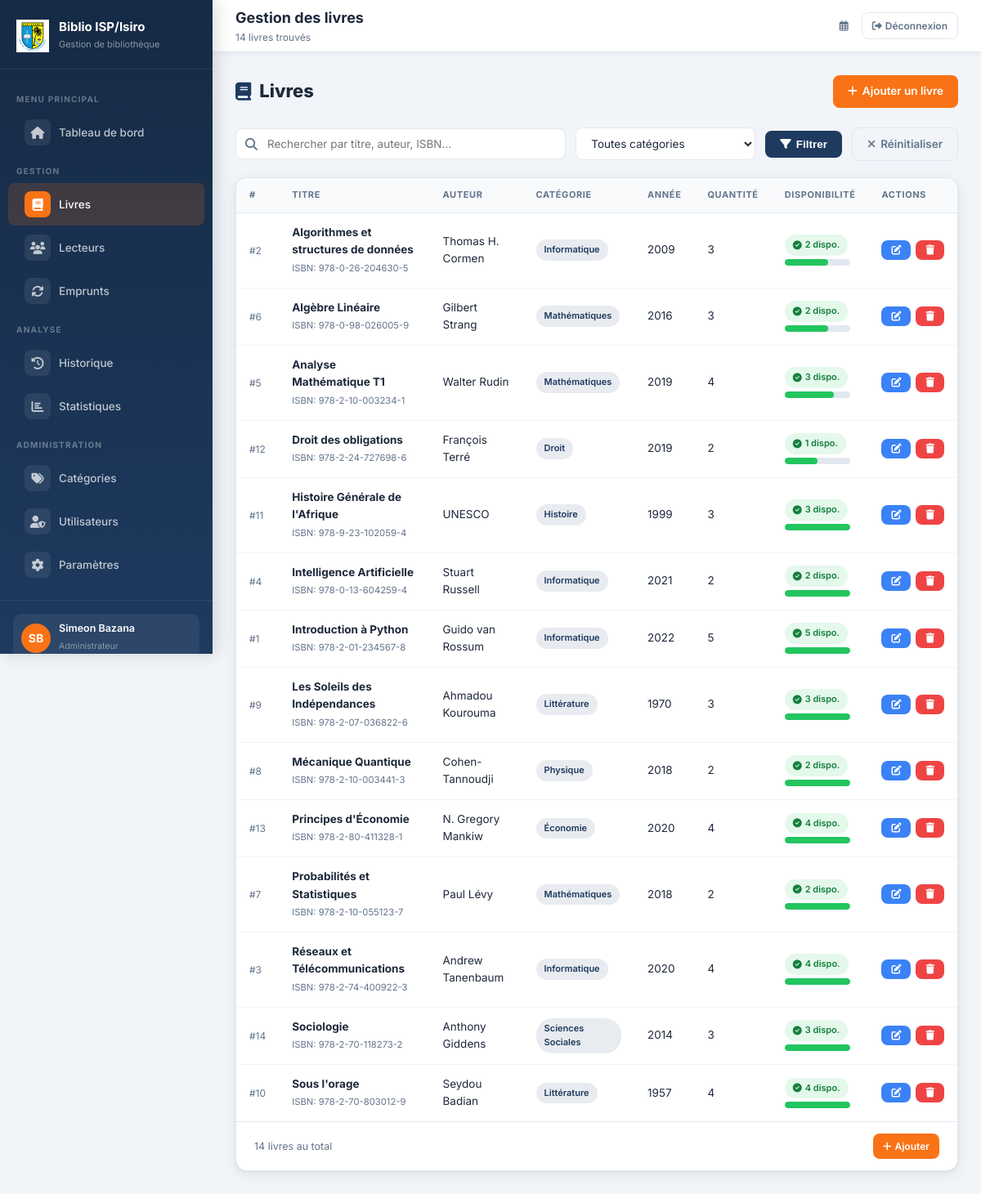
The page /livres/ (signed in) on the database as committed earlier.
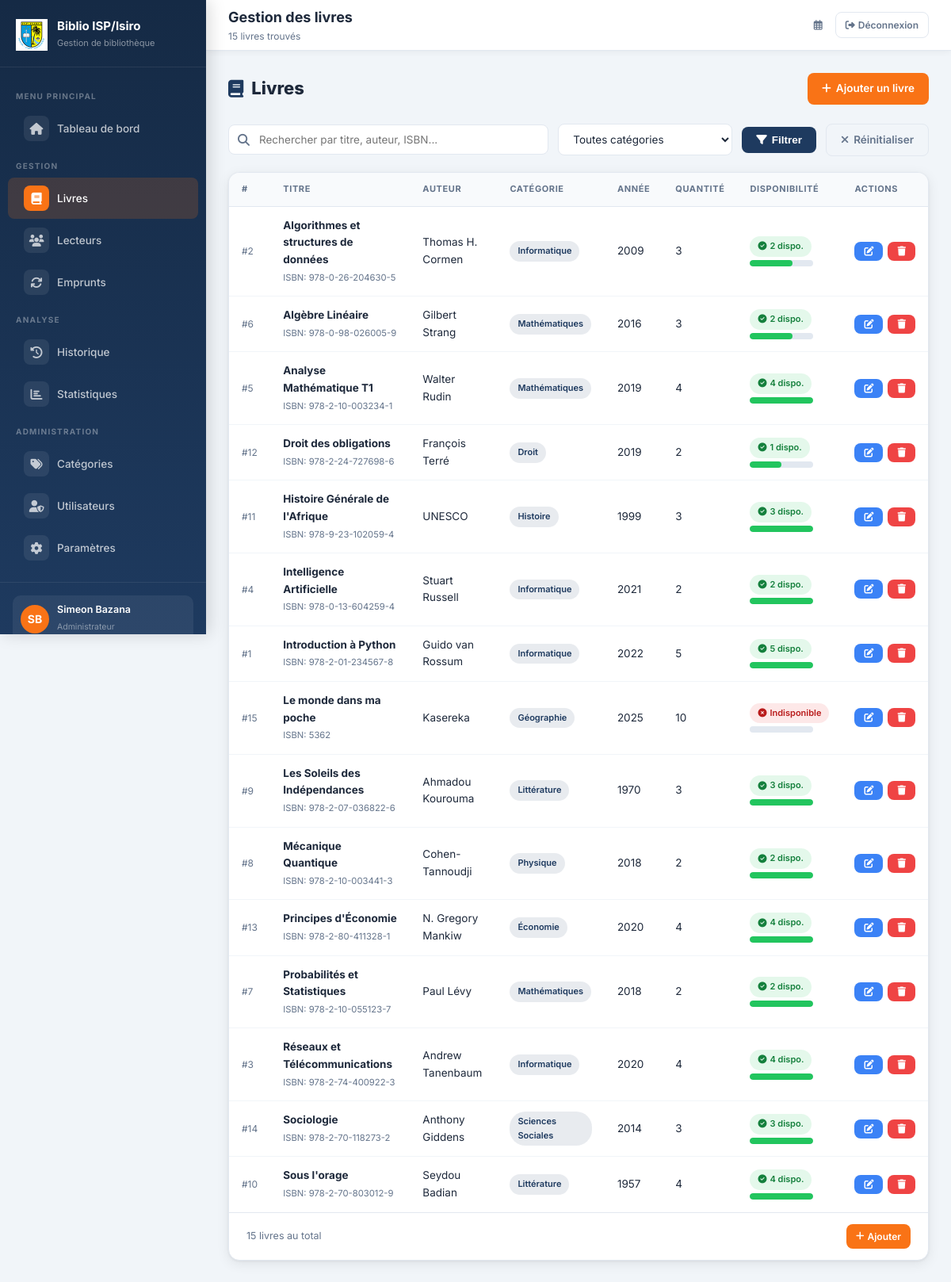
The same page on the database as committed later.
### bibliotheque/models.py (models this page shows, shortened)
class Livre(models.Model):
    titre = models.CharField(max_length=200)
    auteur = models.CharField(max_length=200)
    categorie = models.ForeignKey(Categorie, on_delete=models.SET_NULL, null=True, blank=True, related_name='livres')
    isbn = models.CharField(max_length=20, blank=True)
    annee_publication = models.IntegerField(null=True, blank=True)
    editeur = models.CharField(max_length=150, blank=True)
    quantite_totale = models.PositiveIntegerField(default=1)
    quantite_disponible = models.PositiveIntegerField(default=1)
    description = models.TextField(blank=True)
    date_ajout = models.DateTimeField(auto_now_add=True)
    class Meta:
        verbose_name = 'Livre'
        verbose_name_plural = 'Livres'
        ordering = ['titre']

class Categorie(models.Model):
    nom = models.CharField(max_length=100, unique=True)
    description = models.TextField(blank=True)
    date_creation = models.DateTimeField(auto_now_add=True)
    class Meta:
        verbose_name = 'Catégorie'
        verbose_name_plural = 'Catégories'
        ordering = ['nom']

### bibliotheque/views.py (the view)
# urls.py: path('livres/', views.liste_livres, name='liste_livres'),
@gestionnaire_ou_admin_required
def liste_livres(request):
    q = request.GET.get('q', '')
    categorie_id = request.GET.get('categorie', '')
    livres = Livre.objects.select_related('categorie').all()
    if q:
        livres = livres.filter(Q(titre__icontains=q) | Q(auteur__icontains=q) | Q(isbn__icontains=q))
    if categorie_id:
        livres = livres.filter(categorie_id=categorie_id)
    categories = Categorie.objects.all()
    return render(request, 'bibliotheque/livres/liste.html', {
        'livres': livres, 'categories': categories, 'q': q, 'categorie_id': categorie_id
    })

### bibliotheque/models.py (called while the page is built)
    def est_admin(self):
        return self.role == 'admin'

### bibliotheque/templates/bibliotheque/livres/liste.html (shortened to what this page needs)
{% extends 'bibliotheque/base.html' %}
{% block page_title %}Gestion des livres{% endblock %}
{% block page_subtitle %}{{ livres.count }} livre{{ livres.count|pluralize }} trouvé{{ livres.count|pluralize }}{% endblock %}
{% block content %}
<div class="page-header">
  <h1><i class="fas fa-book" style="color:var(--primary)"></i> Livres</h1>
  <div style="display:flex;gap:10px;align-items:center;">
    {% if request.user.est_admin %}
    <a href="{% url 'bibliotheque:ajouter_livre' %}" class="btn btn-accent">
      <i class="fas fa-plus"></i> Ajouter un livre
    </a>
    {% endif %}
  </div>
</div>
<form method="get" class="filter-bar">
  <div class="search-bar" style="flex:1;min-width:220px;">
    <input type="text" name="q" value="{{ q }}" class="form-control" placeholder="Rechercher par titre, auteur, ISBN..."/>
  </div>
  <select name="categorie" class="form-select" style="width:220px;">
    <option value="">Toutes catégories</option>
  </select>
  <button type="submit" class="btn btn-primary"><i class="fas fa-filter"></i> Filtrer</button>
  <a href="{% url 'bibliotheque:liste_livres' %}" class="btn btn-outline"><i class="fas fa-times"></i> Réinitialiser</a>
</form>
<div class="card">
  <div class="table-wrapper">
    <table>
      <thead>
        <tr>
          <th>#</th>
          <th>Titre</th>
          <th>Auteur</th>
          <th>Catégorie</th>
          <th>Année</th>
          <th>Quantité</th>
          <th>Disponibilité</th>
          {% if request.user.est_admin %}<th>Actions</th>{% endif %}
        </tr>
      </thead>
      <tbody>
        {% for livre in livres %}
        <tr data-searchable>
          <td style="color:var(--text-muted);font-size:12px;">#{{ livre.pk }}</td>
          <td>
            <strong>{{ livre.titre }}</strong>
            {% if livre.isbn %}<br><small style="color:var(--text-muted)">ISBN: {{ livre.isbn }}</small>{% endif %}
          </td>
          <td>{{ livre.auteur }}</td>
          <td>
            {% if livre.categorie %}
            <span class="badge badge-primary">{{ livre.categorie.nom }}</span>
            {% else %}<span style="color:var(--text-muted)">—</span>{% endif %}
          </td>
          <td>{{ livre.annee_publication|default:"—" }}</td>
          <td>{{ livre.quantite_totale }}</td>
          <td>
            <div style="display:flex;align-items:center;gap:8px;">
              {% if livre.quantite_disponible == 0 %}
                <span class="badge badge-danger"><i class="fas fa-times-circle"></i> Indisponible</span>
              {% else %}
                <span class="badge badge-success"><i class="fas fa-check-circle"></i> {{ livre.quantite_disponible }} dispo.</span>
              {% endif %}
            </div>
            <div class="avail-bar" style="width:80px;margin-top:4px;">
              <div class="avail-fill" style="width:{% if livre.quantite_totale > 0 %}{% widthratio livre.quantite_disponible livre.quantite_totale 100 %}{% else %}0{% endif %}%;"></div>
            </div>
          </td>
          {% if request.user.est_admin %}
          <td>
            <div style="display:flex;gap:6px;">
              <a href="{% url 'bibliotheque:modifier_livre' livre.pk %}" class="btn btn-info btn-sm" title="Modifier">
                <i class="fas fa-edit"></i>
              </a>
              <a href="{% url 'bibliotheque:supprimer_livre' livre.pk %}" class="btn btn-danger btn-sm" title="Supprimer"
                 onclick="return confirm('Supprimer le livre « {{ livre.titre }} » ?')">
                <i class="fas fa-trash"></i>
              </a>
            </div>
          </td>
          {% endif %}
        </tr>
        {% endfor %}
      </tbody>
    </table>
  </div>
  <div class="page-section">
    <span>{{ livres.count }} livre{{ livres.count|pluralize }} au total</span>
    {% if request.user.est_admin %}
    <a href="{% url 'bibliotheque:ajouter_livre' %}" class="btn btn-accent btn-sm"><i class="fas fa-plus"></i> Ajouter</a>
    {% endif %}
  </div>
</div>
{% endblock %}

Rows that differ between the two databases and show on the page:
changed Livre "Analyse Mathématique T1": quantite_disponible "3" → "4"
added Livre: pk "15", titre "Le monde dans ma poche", isbn "5362", auteur "Kasereka", categorie.nom "Géographie", annee_publication "2025", quantite_totale "10", quantite_disponible 0 (drawn)
Other text that changed with them:
{{ livres.count }}: "14" → "15"
